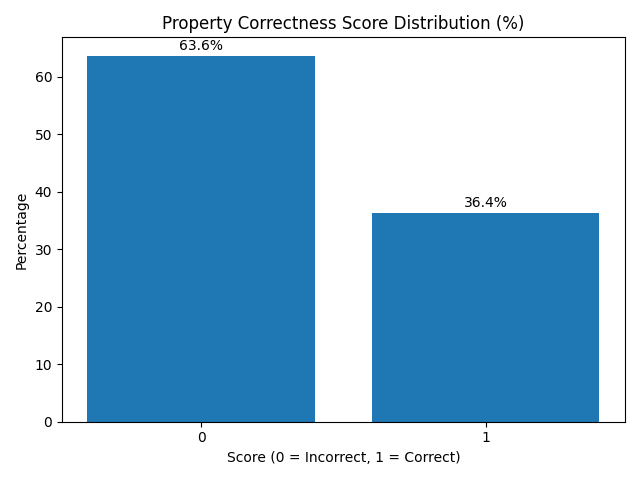

The Python source for this figure:
import pandas as pd
import matplotlib.pyplot as plt

# Load your CSV
df = pd.read_csv("spinach_property_evaluation.csv", sep=";", encoding="utf-8-sig")

# Count values
counts = df["Property_correctness_score"].value_counts().sort_index()

# Compute percentages
percentages = (counts / counts.sum()) * 100

# Plot bar chart
plt.figure()
bars = plt.bar(percentages.index.astype(str), percentages.values)

# Add percentage labels on top
for i, v in enumerate(percentages.values):
    plt.text(i, v + 1, f"{v:.1f}%", ha='center')

# Titles and labels
plt.title("Property Correctness Score Distribution (%)")
plt.xlabel("Score (0 = Incorrect, 1 = Correct)")
plt.ylabel("Percentage")

plt.tight_layout()
plt.savefig("barchart_score_distribution.png")
plt.show()
